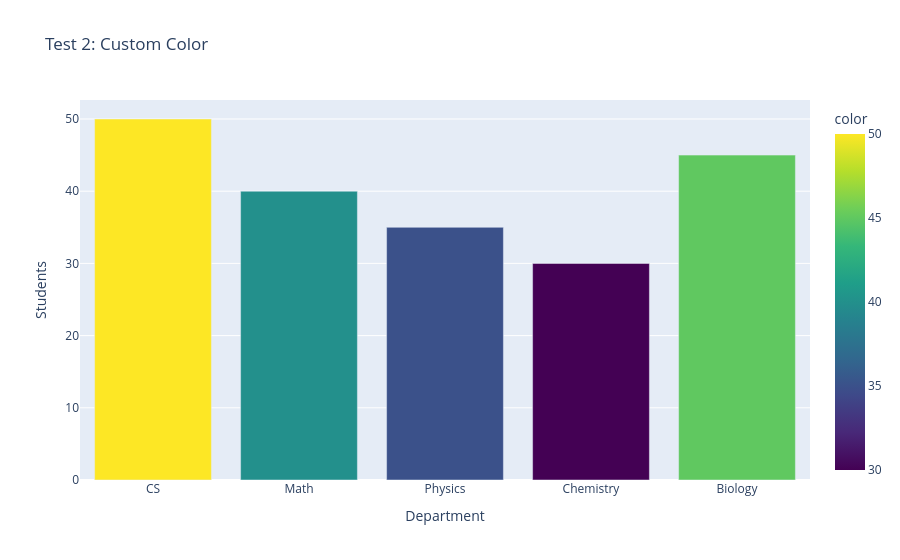
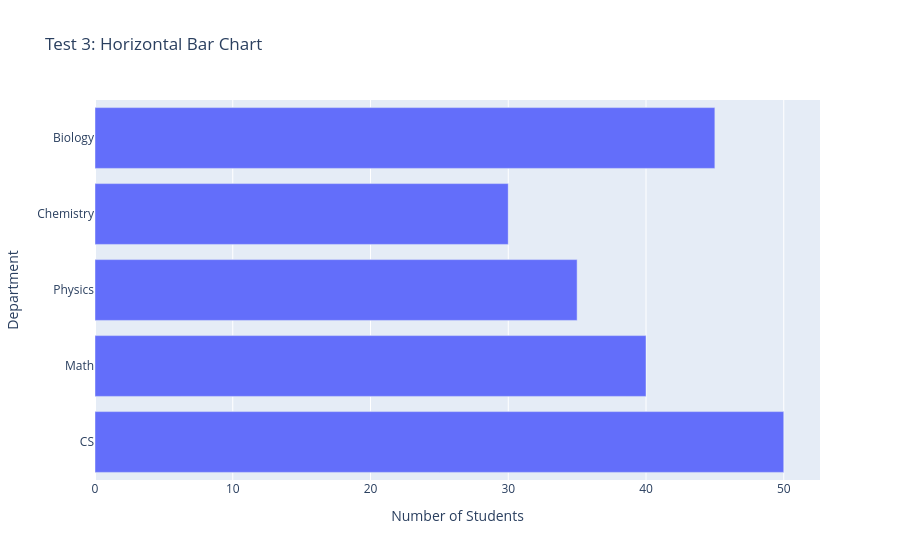
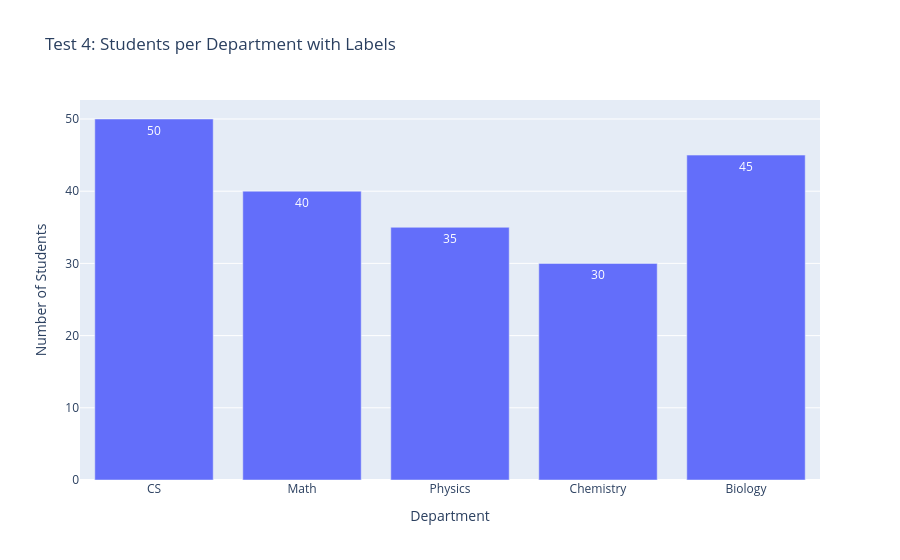

Notebook cell for these charts, in order:
### Code cell
import plotly.express as px

# Example data
departments = ['CS', 'Math', 'Physics', 'Chemistry', 'Biology']
students = [50, 40, 35, 30, 45]

# 🔹 Test 2: Custom Color
fig = px.bar(x=departments, y=students, title='Test 2: Custom Color',
             labels={'x': 'Department', 'y': 'Students'},
             color=students, color_continuous_scale='viridis')
fig.show()

# 🔹 Test 3: Horizontal Bars
fig = px.bar(x=students, y=departments, orientation='h',
             title='Test 3: Horizontal Bar Chart',
             labels={'x': 'Number of Students', 'y': 'Department'})
fig.show()

# 🔹 Test 4: Add Text Labels on Bars
fig = px.bar(x=departments, y=students, text=students,
             title='Test 4: Students per Department with Labels',
             labels={'x': 'Department', 'y': 'Number of Students'})
fig.update_traces(textposition='inside')
fig.show()

# 🔹 Test 5: Sorted Bar Chart
sorted_depts = sorted(zip(students, departments), reverse=True)
sorted_students, sorted_departments = zip(*sorted_depts)
fig = px.bar(x=sorted_departments, y=sorted_students,
             title='Test 5: Sorted Bar Chart',
             labels={'x': 'Department', 'y': 'Students'})
fig.show()

### Figure 1 — Plotly figure (JSON) as saved in the notebook; plotly's stock layout.template omitted (floating-point values rounded to 4 significant figures)
{"data": [{"hovertemplate": "Department=%{x}<br>Students=%{y}<br>color=%{marker.color}<extra></extra>", "legendgroup": "", "marker": {"color": [50, 40, 35, 30, 45], "coloraxis": "coloraxis", "pattern": {"shape": ""}}, "name": "", "orientation": "v", "showlegend": false, "textposition": "auto", "type": "bar", "x": ["CS", "Math", "Physics", "Chemistry", "Biology"], "xaxis": "x", "y": [50, 40, 35, 30, 45], "yaxis": "y"}], "layout": {"barmode": "relative", "coloraxis": {"colorbar": {"title": {"text": "color"}}, "colorscale": [[0, "#440154"], [0.1111, "#482878"], [0.2222, "#3e4989"], [0.3333, "#31688e"], [0.4444, "#26828e"], [0.5556, "#1f9e89"], [0.6667, "#35b779"], [0.7778, "#6ece58"], [0.8889, "#b5de2b"], [1, "#fde725"]]}, "legend": {"tracegroupgap": 0}, "title": {"text": "Test 2: Custom Color"}, "xaxis": {"anchor": "y", "domain": [0, 1], "title": {"text": "Department"}}, "yaxis": {"anchor": "x", "domain": [0, 1], "title": {"text": "Students"}}}}

### Figure 2 — Plotly figure (JSON) as saved in the notebook; plotly's stock layout.template omitted (floating-point values rounded to 4 significant figures)
{"data": [{"hovertemplate": "Number of Students=%{x}<br>Department=%{y}<extra></extra>", "legendgroup": "", "marker": {"color": "#636efa", "pattern": {"shape": ""}}, "name": "", "orientation": "h", "showlegend": false, "textposition": "auto", "type": "bar", "x": [50, 40, 35, 30, 45], "xaxis": "x", "y": ["CS", "Math", "Physics", "Chemistry", "Biology"], "yaxis": "y"}], "layout": {"barmode": "relative", "legend": {"tracegroupgap": 0}, "title": {"text": "Test 3: Horizontal Bar Chart"}, "xaxis": {"anchor": "y", "domain": [0, 1], "title": {"text": "Number of Students"}}, "yaxis": {"anchor": "x", "domain": [0, 1], "title": {"text": "Department"}}}}

### Figure 3 — Plotly figure (JSON) as saved in the notebook; plotly's stock layout.template omitted (floating-point values rounded to 4 significant figures)
{"data": [{"hovertemplate": "Department=%{x}<br>Number of Students=%{y}<br>text=%{text}<extra></extra>", "legendgroup": "", "marker": {"color": "#636efa", "pattern": {"shape": ""}}, "name": "", "orientation": "v", "showlegend": false, "text": [50.0, 40.0, 35.0, 30.0, 45.0], "textposition": "inside", "type": "bar", "x": ["CS", "Math", "Physics", "Chemistry", "Biology"], "xaxis": "x", "y": [50, 40, 35, 30, 45], "yaxis": "y"}], "layout": {"barmode": "relative", "legend": {"tracegroupgap": 0}, "title": {"text": "Test 4: Students per Department with Labels"}, "xaxis": {"anchor": "y", "domain": [0, 1], "title": {"text": "Department"}}, "yaxis": {"anchor": "x", "domain": [0, 1], "title": {"text": "Number of Students"}}}}
